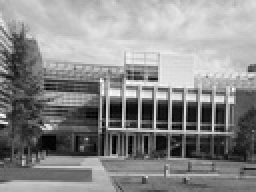
%> input picture FeatureComputationAndModelFitting/Part1-HarrisCorners/input/transA.jpg, 128 x 96 px, shrunk from 640 x 480 before the run (shown 2 times larger)
$ octave PS4_1_2.m   (GNU Octave 9; MATLAB toolbox functions it lacks are replaced by stand-ins)
%> lines starting %> are read from the running program, lines starting %| are printed output that depends on the picture
### FeatureComputationAndModelFitting/Part1-HarrisCorners/blur.m
function [ bImg ] = blur( img, s, sigma )
%UNTITLED Summary of this function goes here
%   Detailed explanation goes here
H = fspecial('gaussian', [s s], sigma);
bImg = imfilter(img, H, 'symmetric');
end

### FeatureComputationAndModelFitting/Part1-HarrisCorners/Gradient.m
function [ grad ] = Gradient( img, dir )
%Gradient Summary of this function goes here
%   Detailed explanation goes here
if dir=='x'
    grad = img - [img(:,1) img(:, 1:end-1)];%circshift(img, [0 1]);
else
    grad = img - [img(1,:); img(1:end-1, :)];%circshift(img, [1 0]);
end

### FeatureComputationAndModelFitting/Part1-HarrisCorners/computeHarrisValue.m
function [ R ] = computeHarrisValue( img )
%UNTITLED3 Summary of this function goes here
%   Detailed explanation goes here

bImg = blur(img, 5, 32);

Gx = Gradient(bImg,'x');
Gy = Gradient(bImg,'y');

alpha = 0.06;
s=size(img);
R = zeros(s);

for i = 1:s(1)
    for j = 1:s(2)
        Ix = zeros(5);
        Iy = zeros(5);
        wvb = i-2; wve = i+2;
        whb = j-2; whe = j+2;
        if(wvb<1)
            wvb = 1;
        end
        if(wve>s(1))
            wve = s(1);
        end
        if(whb<1)
            whb = 1;
        end
        if(whe>s(2))
            whe = s(2);
        end
        winx = Gx(wvb:wve,whb:whe);
        winy = Gy(wvb:wve,whb:whe);
        Ix(1:length(winx(:))) = winx(:);
        Iy(1:length(winy(:))) = winy(:);
        weight = fspecial('gaussian',[5 5], 1);
        M = [sum(weight(:).*Ix(:).*Ix(:)) sum(weight(:).*Ix(:).*Iy(:)); sum(weight(:).*Ix(:).*Iy(:)) sum(weight(:).*Iy(:).*Iy(:))];
        R(i,j) = det(M) - alpha*(trace(M)^2);
    end
end


end

### FeatureComputationAndModelFitting/Part1-HarrisCorners/PS4_1_2.m
clear;
simAfile = 'input/simA.jpg';
simBfile = 'input/simB.jpg';
transAfile = 'input/transA.jpg';
transBfile = 'input/transB.jpg';

transA = double(imread(transAfile))./255.0;
%> transA: size 96x128 double; min 0, max 1, mean 0.545
R = computeHarrisValue(transA);
%> after the loop in computeHarrisValue, `for i = 1:s(1)`:
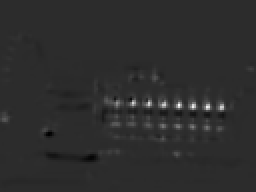
%> R: size 96x128 double (shown 2 times larger); min -1.27e-05, max 6.06e-05, mean 4.55e-07; drawn with min black and max white
%> after the loop in computeHarrisValue, `for i = 1:s(1)`: Ix = [0.00173 0.00314 0 0 0; 0.00251 0.00173 0 0 0; 0.00361 0.00204 0 0 0; 0.00283 0.00345 0 0 0; 0.00251 0 0 0 0]; Iy = [0.00139 -0.0061 0 0 0; -0.00752 0.0017 0 0 0; -0.00672 -0.00752 0 0 0; 0.00186 -0.00469 0 0 0; -0.00784 0 0 0 0]
figure(1);clf;
imshow(R, [min(R(:)) max(R(:))]);

transB = double(imread(transBfile))./255.0;
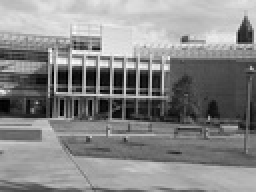
%> input picture FeatureComputationAndModelFitting/Part1-HarrisCorners/input/transB.jpg, 128 x 96 px, shrunk from 640 x 480 before the run (shown 2 times larger)
%> transB: size 96x128 double; min 0, max 0.992, mean 0.532
R = computeHarrisValue(transB);
%> after the loop in computeHarrisValue (call 2), `for i = 1:s(1)`:
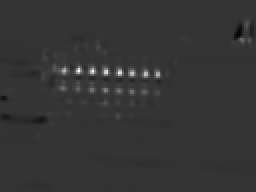
%> R: size 96x128 double (shown 2 times larger); min -1.8e-05, max 7.03e-05, mean 4.11e-07; drawn with min black and max white
%> after the loop in computeHarrisValue (call 2), `for i = 1:s(1)`: Ix = [0.00157 0.0022 0 0 0; 0.000785 0.000786 0 0 0; 0.00125 0.000631 0 0 0; 0.00157 0.00126 0 0 0; 0.00141 0 0 0 0]; Iy = [-0.00691 -0.00675 0 0 0; -0.00707 -0.00785 0 0 0; -0.00753 -0.00738 0 0 0; -0.00753 -0.00612 0 0 0; -0.00722 0 0 0 0]
figure(2);clf;
imshow(R, [min(R(:)) max(R(:))]);

simA = double(imread(simAfile))./255.0;
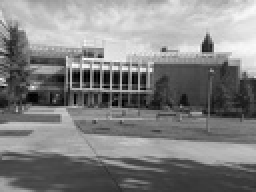
%> input picture FeatureComputationAndModelFitting/Part1-HarrisCorners/input/simA.jpg, 128 x 96 px, shrunk from 640 x 480 before the run (shown 2 times larger)
%> simA: size 96x128 double; min 0, max 1, mean 0.512
R = computeHarrisValue(simA);
%> call 3 of blur, with s = 5, sigma = 32
%> in blur (call 3), `bImg = imfilter(img, H, 'symmetric');`:
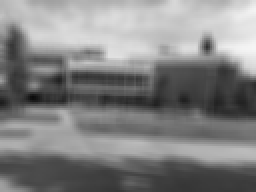
%> bImg: size 96x128 double (shown 2 times larger); min 0.0442, max 0.964, mean 0.512
%> call 5 of Gradient, with dir = 'x'
%> in Gradient (call 5), `grad = img - [img(:,1) img(:, 1:end-1)];`:
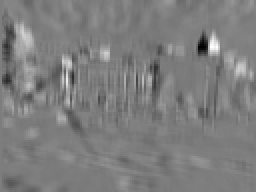
%> grad: size 96x128 double (shown 2 times larger); min -0.138, max 0.143, mean 0.000726; drawn with min black and max white
%> call 6 of Gradient, with dir = 'y'
%> in Gradient (call 6), `grad = img - [img(1,:); img(1:end-1, :)];`:
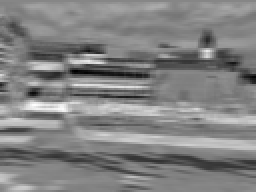
%> grad: size 96x128 double (shown 2 times larger); min -0.141, max 0.126, mean -0.00448; drawn with min black and max white
%> (the run ends here)
